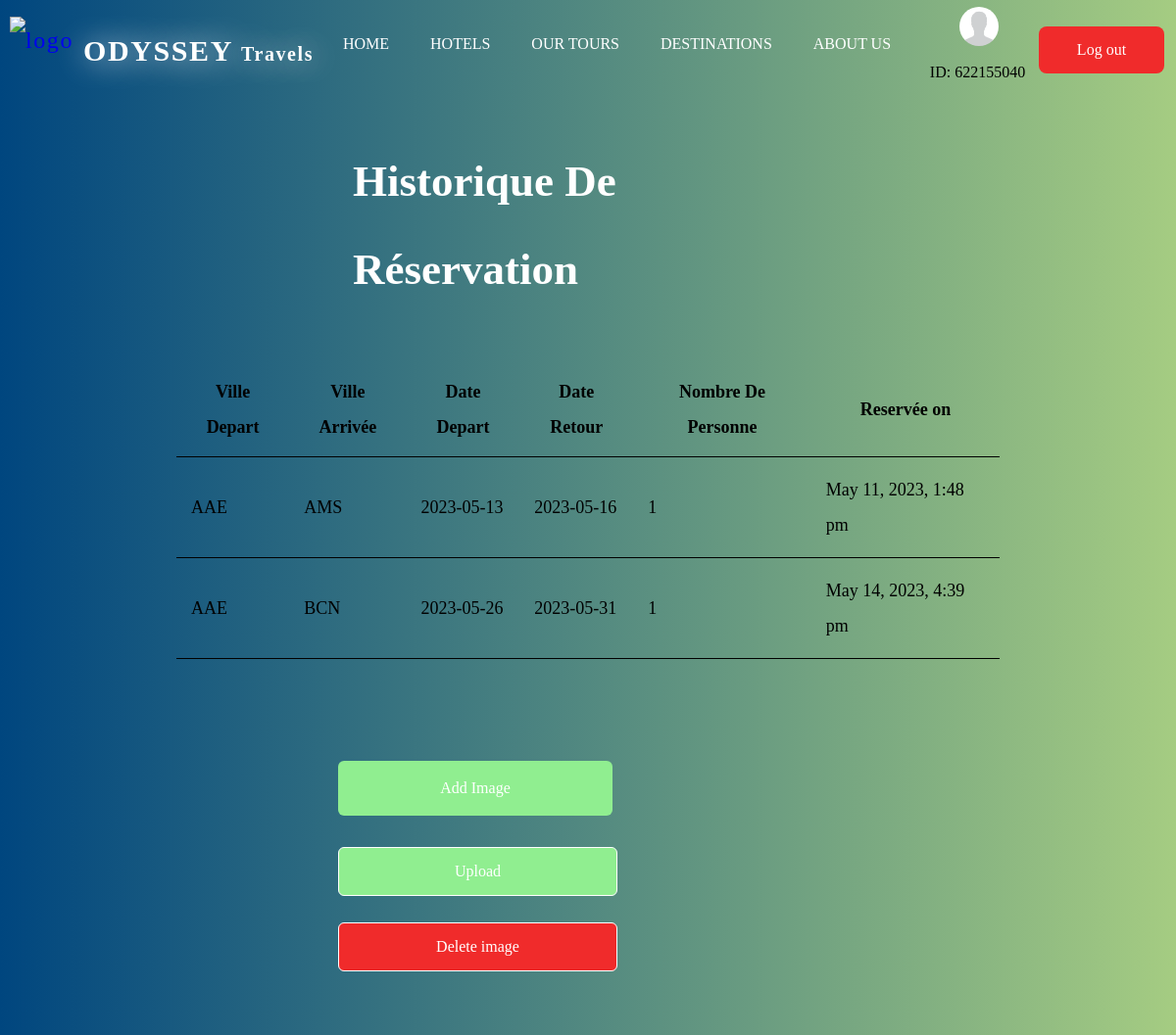
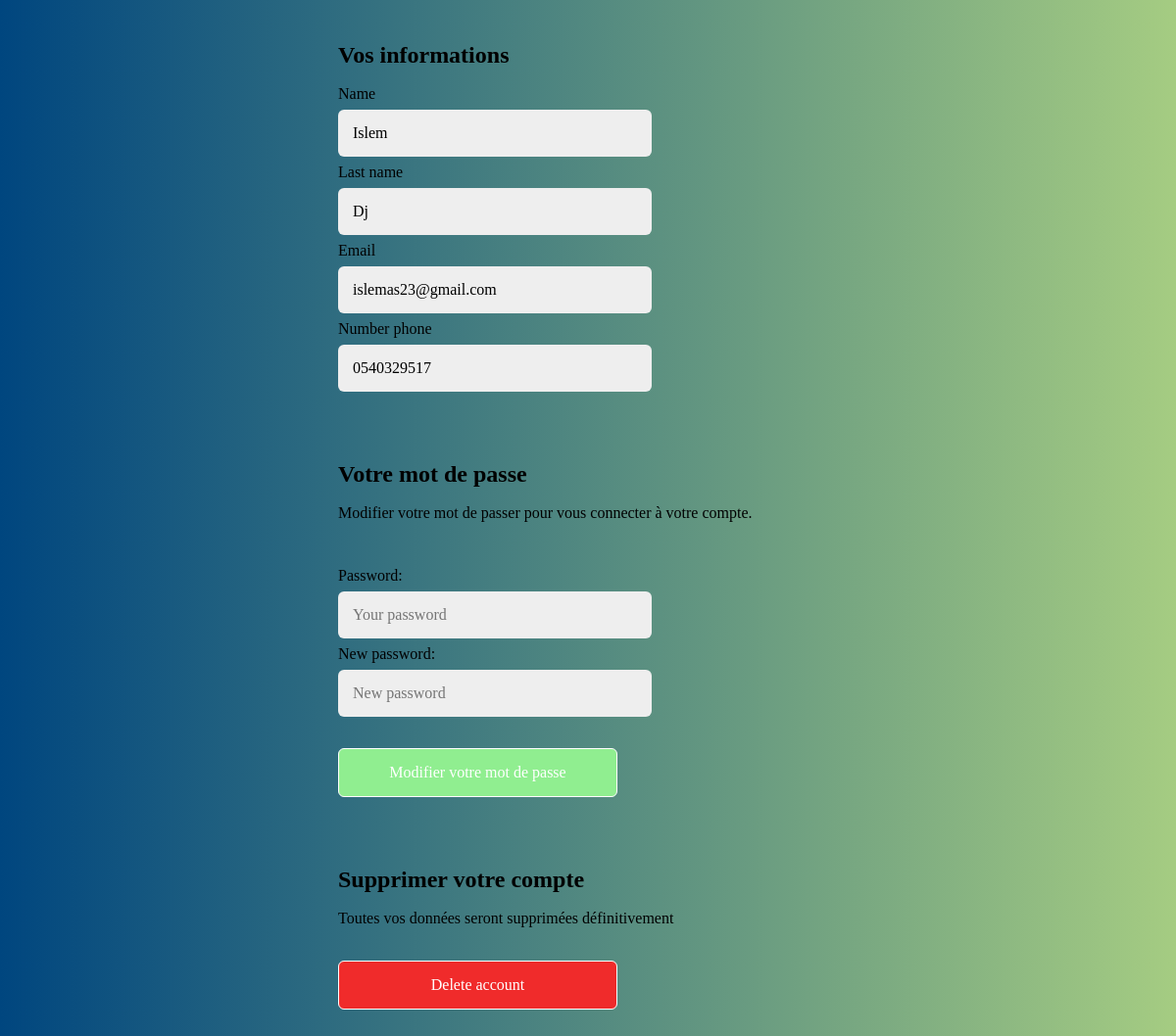
Screenshot of /Public/Html/profil.php (signed in) with the database file from the repository (2 pictures, top to bottom).
### tables this page shows
CREATE TABLE `users` (
  `id` int(11) NOT NULL,
  `name` varchar(20) NOT NULL,
  `lastname` varchar(20) NOT NULL,
  `email` varchar(30) NOT NULL,
  `tele` varchar(13) NOT NULL,
  `gender` varchar(7) NOT NULL,
  `birthday` varchar(11) NOT NULL,
  `id_user` int(9) NOT NULL,
  `password` varchar(255) NOT NULL,
  `checkk` tinyint(2) NOT NULL DEFAULT 0,
  `code_verif` varchar(255) NOT NULL,
  `time` varchar(70) NOT NULL,
  `profile_picture` text NOT NULL
);

CREATE TABLE `reservation_vol` (
  `num_vol` int(11) NOT NULL,
  `id` int(11) NOT NULL,
  `nbr_personne` int(50) NOT NULL,
  `date_depart` date NOT NULL,
  `date_retour` date NOT NULL,
  `ville_depart` varchar(3) NOT NULL,
  `ville_arive` varchar(3) NOT NULL,
  `time_reservation` varchar(100) NOT NULL
);

### Public/Html/profil.php (the view, shortened to what this page needs)
<?php
$page="account";
  ?>
<?php
$email=$_SESSION['email'];
require_once "../../core/autoload.php";
$seelct = mysqli_query($conn,"SELECT * FROM users WHERE email = '$email' LIMIT 1");
?>
<!DOCTYPE html>
<html lang="en">
<head>
    <link rel="stylesheet" href="NavBar/nav.css">
</head>
<body>
<nav class="navbar">
        <div class="brand-title">
            <div><a href="home.html"><img class="logo" src="image/Logo.png" alt="logo"></a></div>
            <h1>ODYSSEY <span class="travels">Travels</span></h1></div>
            <a href="#" class="toggle_button">
            </a>
        <div class="navbar_links">
            <ul>
            <li><a href="home.php"class='<?php if($page== "home"){echo "active";}?>'>HOME</a></li>
                <li><a href="hotels.php"class='<?php if($page== "hotels"){echo "active";}?>'>HOTELS</a></li>
                <li><a href="ourtours.php"class='<?php if($page== "ourtours"){echo "active";}?>'>OUR TOURS</a></li>
                <li><a href="destinations.php"class='<?php if($page== "destinations"){echo "active";}?>'>DESTINATIONS</a></li>
                <li><a href="aboutus.php"class='<?php if($page== "aboutus"){echo "active";}?>'>ABOUT US</a></li>
            </ul>
        </div>
        <div>
        <div class="pfp">
<?php
while($data=mysqli_fetch_assoc($seelct))
{
    if(empty($data['profile_picture']) && $data['gender']=="male"){
        echo '<img src="pfp_picture/no-profil-picture-male.jpg" alt="" width="200">';
    }else if(empty($data['profile_picture']) && $data['gender']=="female"){
        echo '<img src="pfp_picture/no-profil-picture-female.jpg" alt="" width="200">';
    }else
    {
        echo '<img src="pfp_picture/'.$data['profile_picture'].'" alt="" width="200">';
    }
}
?>
</div>
<div class="id">
    <?php
    foreach($seelct as $row)
    {
        $pffp=$row['id_user'];
    }
     echo 'ID: '.$pffp; ?>
</div>
</div>
        <?php if(isset($_SESSION['email'])):?>
        <div class="navbuttons" style="margin-bottom: 3em;">
            <a href="logout.php"><button class="logout">Log out</button></a>
            </div>
      <?php endif;?>
    </nav>
<div>
                    <h3 class="">Historique De Réservation</h3>
                    <div class="">
                        <table class=" table-hover">
                            <thead>
                                <tr>
                                    <th>Ville Depart</th>
                                    <th>Ville Arrivée</th>
                                    <th>Date Depart</th>
                                    <th>Date Retour</th>
                                    <th>Nombre De Personne</th>
                                    <th>Reservée on</th>
                                </tr>
                            </thead>
                            <tbody>
                                <?php
                                    $get_id_user=mysqli_query($conn,"SELECT id FROM users WHERE email='$email' LIMIT 1");
                                    foreach($get_id_user as $user)
                                    {
                                        $id_user=$user['id'];
                                    }
                                $get_information=mysqli_query($conn,"SELECT * FROM `reservation_vol` WHERE id='$id_user'");
                                while ($data=mysqli_fetch_array($get_information))
                                {
                                    echo '<tr>';
                                    echo '<td>'.$data['ville_depart'].'</td>';
                                    echo '<td>'.$data['ville_arive'].'</td>';
                                    echo '<td>'.$data['date_depart'].'</td>';
                                    echo '<td>'.$data['date_retour'].'</td>';
                                    echo '<td>'.$data['nbr_personne'].'</td>';
                                    echo '<td>'.$data['time_reservation'].'</td>';
                                    echo '</tr>';
                                }
                                ?>
                            </tbody>
                        </table>
                    </div>
                </div>
 <br>
    <main class="container-flud">
        <section>
        <article class="col">
                <div style="position: relative;">
                <form action="" method="post"  enctype="multipart/form-data" style="max-width: 550px; margin: 20px auto; padding: 20px; border-radius: 8px;">
                        <br>
 <div  class="profile-pic-div">
<div class="ajt">
<label for="file" id="uploadBtn" class="add" ><p>Add Image</p></label>
</div>
<br>
<button type="submit" name="submit">Upload</button>
<br><br><br>
                            <div class="delete">
                            <button  onclick="return confirm('are sure you want to delete your profile picture?');"
                            type="submit" name="delete_image" id="submit"> Delete image </button>
                            </div>
                 </form>
            </article>
            <article class="col-sm">
                 <form action="" method="post" style="max-width: 550px; margin: 20px auto; padding: 20px; border-radius: 8px;">
                 <h2>Vos informations</h2>
                        <div>
                        <div>
                            <div>
                                <label for="">Name</label>
                            </div>
                            <div>
                                 <input type="text" class="form-control" id="floatingInput"  value="<?= $_SESSION['Name']; ?>" placeholder="Your name">
                            </div>
                        </div>
                        <div>
                            <div>
                                <label for="">Last name</label>
                            </div>
                            <div>
                                 <input type="text" class="form-control" id="floatingInput"  value="<?= $_SESSION['lastname']; ?>" placeholder="Last name">
                            </div>
                        </div>
                        <div>
                            <div>
                                <label for="">Email</label>
                            </div>
                            <div>
                                 <input type="email" class="form-control" id="floatingInput"  value="<?= $_SESSION['email']; ?>" placeholder="email">
                            </div>
                        </div>
                        <div>
                            <div>
                                <label for="">Number phone</label>
                            </div>
                            <div>
                                <input type="tel" class="form-control" id="floatingInput"  value="<?= $_SESSION['phone']; ?>"  placeholder="Your Number phone">
                            </div>
                        </div>
                    </form>
            </article>
            <article class="col">
                <div style="position: relative;">
                    <form action="" method="post" style="max-width: 550px; margin: 20px auto; padding: 20px; border-radius: 8px;">
                        <h2>Votre mot de passe</h2>
                    <p>Modifier votre mot de passer pour vous connecter à votre compte.</p><br>
                        <div>
                            <div>
                                <label for="">Password:  <?php if(isset($e_password)) echo $e_password; ?></label>
                            </div>
                            <div>
                                <input type="password" name="password" placeholder="Your password">
                            </div>
                        </div>
                           <div>
                            <div>
                                <label for="">New password: <?php if(isset($ec_password)) echo $ec_password; ?></label>
                            </div>
                            <div>
                                <input type="password" name="new_password"  placeholder="New password">
                            </div>
                        </div>
                        <br>
                        <button  type="submit" name="Nv_pass" id="submit">Modifier votre mot de passe
                        </button>
                    </form>
                        <form action="" method="post"
                            style="max-width: 550px; margin: 20px auto; padding: 20px; border-radius: 8px;">
                            <h2>Supprimer votre compte</h2>
                        <p>Toutes vos données seront supprimées définitivement</p><br><br>
                            <div class="delete">
                            <button  onclick="return confirm('are sure you want to delete your account?');"
                            type="submit" name="delete" id="submit"> Delete account </button>
                            </div>
                        </form>
            </article>
        </section>
    </main>
</body>
</html>

### Public/Html/NavBar/nav.css (style rules this page uses)
* { margin: 0; padding: 0; box-sizing: border-box; list-style: none; text-decoration: none; font-family: myFont; scroll-behavior: smooth; }
body { width: 100vw; height: 100vh; }
.navbar { display: flex; justify-content: space-between; align-items: center; }
.brand-title { font-size: 1.5rem; letter-spacing: 0.1rem; display: flex; }
.brand-title h1 { margin-top: 15px; margin-left: 10px; font-size: 30px; background-color: white; -webkit-background-clip: text; -webkit-text-fill-color: transparent; text-shadow: 1px 1px 30px #ffffff; }
.travels { font-size: 20px; }
.logo { width: 50px; margin-top: 10px; margin-left:10px; }
.navbar_links { display: flex; }
.navbuttons { margin-right: 140px; }
.navbar_links ul { margin: 0; padding: 0; display: flex; }
.navbar_links li a { color: white; padding: 1rem; display: block; margin-right: 10px; }
.toggle_button { position: absolute; top: 1.3rem; right: 1rem; flex-direction: column; justify-content: space-between; width: 30px; height: 21px; }
.logout { text-decoration: none; position: absolute; margin-top: 10px; border: none; font-size: medium; font-family: inherit; color: #fff; width: 8em; cursor: pointer; height: 3em; line-height: 2em; text-align: center; background-color: rgb(240, 43, 43); background-size: 300%; border-radius: 0.5em; z-index: 1; transition: 0.6s; }

### Public/Html/profil.php (style rules this page uses)
input { color: black; background-color: #eee; border-radius: 6px; width: 320px; padding: 15px; border:none; font-size: medium; }
button[type="submit"] { cursor:pointer; transition:0.6s; background-color: lightgreen; color: #ffffff; padding: 15px; width: 285px; border-radius: 6px; font-size:medium; border: 1px solid; }
body { line-height: 2; background: linear-gradient(to left, #A5CC82, #00467F); }
.navbar { background: linear-gradient(to left, #A5CC82, #00467F); }
.logout { margin-top:6px; }
.delete button { position: relative; bottom: 37px; background-color: rgb(240, 43, 43); font-size:medium; color: #ffffff; padding: 15px; width: 285px; border-radius: 6px; border: 1px solid; transition:0.6s; }
.pfp img { width: 100px; height: 100px; border-radius: 50%; margin-left:18%; margin-top:6.5px; }
.ajt label p { background-color: lightgreen; padding: 12px; border-radius: 6px; width:280px; transition:0.6s; cursor: pointer; color:white; text-align:center; font-size:meduim; }
table { border-collapse: collapse; width: 70%; margin:0 auto; margin-top:50px; border-radius: 6px; border-bottom: 1px solid; }
h3 { color: white; width: 40%; margin:0 auto; margin-top:50px; font-size: 45px; }
th { color: black; font-size: 18px; padding: 12px; border-bottom: 1px solid; }
td { font-size: 18px; padding: 15px; border-bottom: 1px solid; }
.pfp img { width: 40px; height: 40px; border-radius: 50%; margin-left: 30px; margin-top:6.5px; }

### rows the page displays
users: profile_picture (picture), id_user "622155040"
reservation_vol: ville_depart "AAE", ville_arive "AMS", date_depart "2023-05-13", date_retour "2023-05-16", nbr_personne "1", time_reservation "May 11, 2023, 1:48 pm"
reservation_vol: ville_depart "AAE", ville_arive "BCN", date_depart "2023-05-26", date_retour "2023-05-31", nbr_personne "1", time_reservation "May 14, 2023, 4:39 pm"
